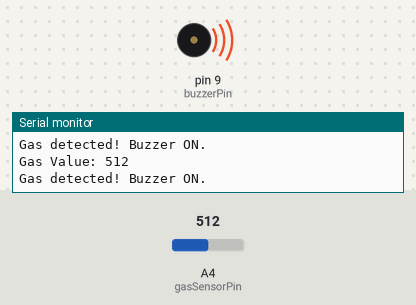
Simulated run of this sketch. Board: Arduino Uno, built with avr-gcc and run on an emulated ATmega328P. Shown: buzzer (waves = sounding, pin HIGH), the last lines printed to the serial monitor. The test bench sets the inputs (shaded band); at power-on: A4 (gasSensorPin) = 512.

Above: at 1.8 s.
1.9 s: A4 (gasSensorPin) set to 311
3.4 s: A4 (gasSensorPin) set to 286
At 5.2 s:
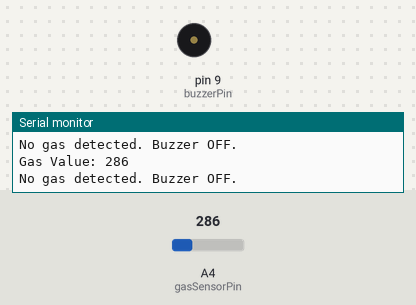
5.5 s: A4 (gasSensorPin) set to 306
At 7.0 s:
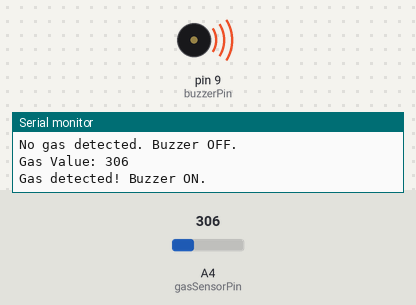
7.5 s: A4 (gasSensorPin) set to 290
At 8.5 s:
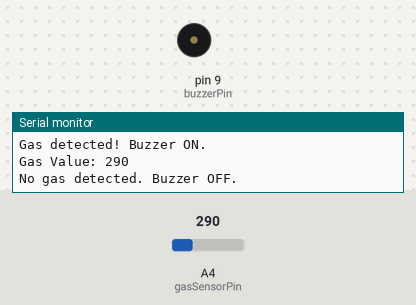
Timing chart, 0 to 10.5 s (numbered marks = the images above; inputs shaded):
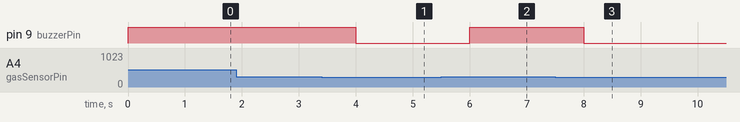

Measured:
- the behaviour switches between 301 and 300 on A4 (gasSensorPin) (found by bisection; images 0 and 1)
- after the input at 3.4 s, pin 9 (buzzerPin): HIGH → LOW after 0.60 s
- after the input at 5.5 s, pin 9 (buzzerPin): LOW → HIGH after 0.50 s
- after the input at 7.5 s, pin 9 (buzzerPin): HIGH → LOW after 0.51 s

The sketch:

gasbuzzer.ino
```cpp
// Pin definitions
#define gasSensorPin A4  // MQ-2 gas sensor analog pin
#define buzzerPin 9      // Active Buzzer pin

// Threshold for gas detection (adjust according to your needs)
const int gasThreshold = 300; // Adjust this value based on your gas sensitivity and calibration

void setup() {
  // Initialize serial communication for debugging
  Serial.begin(9600);

  // Set buzzer pin as output
  pinMode(buzzerPin, OUTPUT);

  // Initially turn off the buzzer
  digitalWrite(buzzerPin, LOW);
}

void loop() {
  // Read the analog value from the MQ-2 sensor
  int gasValue = analogRead(gasSensorPin);

  // Print the gas value to the Serial Monitor
  Serial.print("Gas Value: ");
  Serial.println(gasValue);

  // Check if gas value exceeds the threshold
  if (gasValue > gasThreshold) {
    // Activate the buzzer
    digitalWrite(buzzerPin, HIGH);  // Turn on buzzer
    Serial.println("Gas detected! Buzzer ON.");
  } else {
    // Deactivate the buzzer
    digitalWrite(buzzerPin, LOW);   // Turn off buzzer
    Serial.println("No gas detected. Buzzer OFF.");
  }

  // Small delay for stability
  delay(1000); // Adjust delay as needed
}
```
